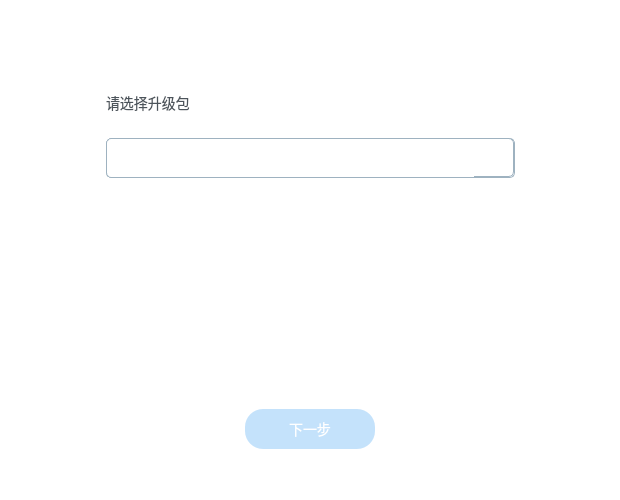
<?xml version="1.0" encoding="UTF-8"?>
<ui version="4.0">
 <class>Mainwindow</class>
 <widget class="QWidget" name="Mainwindow">
  <property name="geometry">
   <rect>
    <x>0</x>
    <y>0</y>
    <width>620</width>
    <height>500</height>
   </rect>
  </property>
  <property name="minimumSize">
   <size>
    <width>400</width>
    <height>300</height>
   </size>
  </property>
  <property name="maximumSize">
   <size>
    <width>622</width>
    <height>502</height>
   </size>
  </property>
  <property name="windowTitle">
   <string>系统恢复</string>
  </property>
  <property name="windowIcon">
   <iconset resource="icon.qrc">
    <normaloff>:/icon/ic_title.png</normaloff>:/icon/ic_title.png</iconset>
  </property>
  <property name="styleSheet">
   <string notr="true">background-color: rgb(255, 255, 255);</string>
  </property>
  <layout class="QVBoxLayout" name="verticalLayout">
   <property name="spacing">
    <number>0</number>
   </property>
   <property name="leftMargin">
    <number>1</number>
   </property>
   <property name="topMargin">
    <number>1</number>
   </property>
   <property name="rightMargin">
    <number>1</number>
   </property>
   <property name="bottomMargin">
    <number>1</number>
   </property>
   <item>
    <layout class="QHBoxLayout" name="horizontalLayout_2"/>
   </item>
   <item>
    <widget class="QStackedWidget" name="stackedWidget">
     <property name="enabled">
      <bool>true</bool>
     </property>
     <property name="currentIndex">
      <number>1</number>
     </property>
     <widget class="QWidget" name="pageEnter">
      <property name="styleSheet">
       <string notr="true">QWidget#pageEnter
{
	    background:#FFFFFF;
}</string>
      </property>
      <layout class="QVBoxLayout" name="verticalLayout_7">
       <property name="spacing">
        <number>25</number>
       </property>
       <property name="leftMargin">
        <number>50</number>
       </property>
       <property name="topMargin">
        <number>50</number>
       </property>
       <property name="rightMargin">
        <number>50</number>
       </property>
       <property name="bottomMargin">
        <number>50</number>
       </property>
       <item>
        <widget class="QLabel" name="label_2">
         <property name="minimumSize">
          <size>
           <width>100</width>
           <height>20</height>
          </size>
         </property>
         <property name="styleSheet">
          <string notr="true">font-family: SourceHanSansCN-Medium;
font-size: 16px;
color: #4C545B;
font-weight:500;</string>
         </property>
         <property name="text">
          <string>系统升级</string>
         </property>
        </widget>
       </item>
       <item>
        <layout class="QHBoxLayout" name="horizontalLayout_3">
         <property name="spacing">
          <number>10</number>
         </property>
         <item>
          <layout class="QVBoxLayout" name="verticalLayout_2">
           <property name="topMargin">
            <number>10</number>
           </property>
           <item>
            <widget class="QLabel" name="label_4">
             <property name="enabled">
              <bool>true</bool>
             </property>
             <property name="minimumSize">
              <size>
               <width>20</width>
               <height>20</height>
              </size>
             </property>
             <property name="maximumSize">
              <size>
               <width>20</width>
               <height>20</height>
              </size>
             </property>
             <property name="text">
              <string/>
             </property>
             <property name="pixmap">
              <pixmap resource="icon.qrc">:/icon/ic_warning_yellow.png</pixmap>
             </property>
            </widget>
           </item>
           <item>
            <spacer name="verticalSpacer_5">
             <property name="orientation">
              <enum>Qt::Vertical</enum>
             </property>
             <property name="sizeType">
              <enum>QSizePolicy::Expanding</enum>
             </property>
             <property name="sizeHint" stdset="0">
              <size>
               <width>0</width>
               <height>0</height>
              </size>
             </property>
            </spacer>
           </item>
          </layout>
         </item>
         <item>
          <layout class="QVBoxLayout" name="verticalLayout_6">
           <property name="spacing">
            <number>0</number>
           </property>
           <item>
            <widget class="QLabel" name="label_3">
             <property name="minimumSize">
              <size>
               <width>487</width>
               <height>50</height>
              </size>
             </property>
             <property name="styleSheet">
              <string notr="true">font-family: SourceHanSansCN-Normal;
font-size: 14px;
color: #4C545B;
line-height: 30px;</string>
             </property>
             <property name="lineWidth">
              <number>30</number>
             </property>
             <property name="midLineWidth">
              <number>30</number>
             </property>
             <property name="text">
              <string>&lt;html&gt;&lt;head/&gt;&lt;body&gt;&lt;p style='line-height:30px'&gt;注：恢复系统会清空数据，请把需要保存的数据手动复制到userdata目录下进行手动保存。&lt;/p&gt;&lt;/body&gt;&lt;/html&gt;</string>
             </property>
             <property name="textFormat">
              <enum>Qt::RichText</enum>
             </property>
             <property name="alignment">
              <set>Qt::AlignLeading|Qt::AlignLeft|Qt::AlignTop</set>
             </property>
             <property name="wordWrap">
              <bool>true</bool>
             </property>
            </widget>
           </item>
           <item>
            <spacer name="verticalSpacer_6">
             <property name="orientation">
              <enum>Qt::Vertical</enum>
             </property>
             <property name="sizeHint" stdset="0">
              <size>
               <width>20</width>
               <height>0</height>
              </size>
             </property>
            </spacer>
           </item>
          </layout>
         </item>
        </layout>
       </item>
       <item>
        <spacer name="verticalSpacer">
         <property name="orientation">
          <enum>Qt::Vertical</enum>
         </property>
         <property name="sizeHint" stdset="0">
          <size>
           <width>20</width>
           <height>40</height>
          </size>
         </property>
        </spacer>
       </item>
       <item>
        <layout class="QHBoxLayout" name="horizontalLayout_4">
         <item>
          <spacer name="horizontalSpacer">
           <property name="orientation">
            <enum>Qt::Horizontal</enum>
           </property>
           <property name="sizeHint" stdset="0">
            <size>
             <width>40</width>
             <height>20</height>
            </size>
           </property>
          </spacer>
         </item>
         <item>
          <widget class="QPushButton" name="pbEnter">
           <property name="enabled">
            <bool>true</bool>
           </property>
           <property name="minimumSize">
            <size>
             <width>120</width>
             <height>36</height>
            </size>
           </property>
           <property name="maximumSize">
            <size>
             <width>120</width>
             <height>36</height>
            </size>
           </property>
           <property name="styleSheet">
            <string notr="true">background: #389FF1;
border-radius: 18px;
border-radius: 18px;
font-family: SourceHanSansCN-Normal;
font-size: 14px;
color: #FFFFFF;
text-align: center;</string>
           </property>
           <property name="text">
            <string>开始升级</string>
           </property>
          </widget>
         </item>
         <item>
          <spacer name="horizontalSpacer_2">
           <property name="orientation">
            <enum>Qt::Horizontal</enum>
           </property>
           <property name="sizeHint" stdset="0">
            <size>
             <width>40</width>
             <height>20</height>
            </size>
           </property>
          </spacer>
         </item>
        </layout>
       </item>
      </layout>
     </widget>
     <widget class="QWidget" name="pageImport">
      <property name="styleSheet">
       <string notr="true">QWidget#pageImport
{
	    background:#FFFFFF;
}</string>
      </property>
      <layout class="QVBoxLayout" name="verticalLayout_3">
       <property name="spacing">
        <number>25</number>
       </property>
       <property name="leftMargin">
        <number>105</number>
       </property>
       <property name="topMargin">
        <number>92</number>
       </property>
       <property name="rightMargin">
        <number>105</number>
       </property>
       <property name="bottomMargin">
        <number>50</number>
       </property>
       <item>
        <layout class="QHBoxLayout" name="horizontalLayout">
         <item alignment="Qt::AlignLeft">
          <widget class="QLabel" name="labelOtaTar">
           <property name="minimumSize">
            <size>
             <width>240</width>
             <height>20</height>
            </size>
           </property>
           <property name="maximumSize">
            <size>
             <width>240</width>
             <height>20</height>
            </size>
           </property>
           <property name="styleSheet">
            <string notr="true">font-family: SourceHanSansCN-Normal;
font-size: 14px;
color: #4C545B;</string>
           </property>
           <property name="text">
            <string>请选择升级包</string>
           </property>
           <property name="alignment">
            <set>Qt::AlignLeading|Qt::AlignLeft|Qt::AlignVCenter</set>
           </property>
          </widget>
         </item>
         <item>
          <spacer name="horizontalSpacer_5">
           <property name="orientation">
            <enum>Qt::Horizontal</enum>
           </property>
           <property name="sizeHint" stdset="0">
            <size>
             <width>40</width>
             <height>20</height>
            </size>
           </property>
          </spacer>
         </item>
        </layout>
       </item>
       <item>
        <widget class="QWidget" name="widgetAdd" native="true">
         <property name="minimumSize">
          <size>
           <width>409</width>
           <height>40</height>
          </size>
         </property>
         <property name="maximumSize">
          <size>
           <width>408</width>
           <height>40</height>
          </size>
         </property>
         <property name="styleSheet">
          <string notr="true">QWidget#widgetAdd
{
    background-color:#FFFFFF;
    border: 1px solid #9EB2C0;
    border-radius: 5px;
}</string>
         </property>
         <layout class="QHBoxLayout" name="horizontalLayout_6">
          <property name="spacing">
           <number>0</number>
          </property>
          <property name="leftMargin">
           <number>0</number>
          </property>
          <property name="topMargin">
           <number>0</number>
          </property>
          <property name="rightMargin">
           <number>0</number>
          </property>
          <property name="bottomMargin">
           <number>0</number>
          </property>
          <item>
           <widget class="QLineEdit" name="lEOtaPath">
            <property name="enabled">
             <bool>false</bool>
            </property>
            <property name="minimumSize">
             <size>
              <width>368</width>
              <height>40</height>
             </size>
            </property>
            <property name="maximumSize">
             <size>
              <width>368</width>
              <height>40</height>
             </size>
            </property>
            <property name="styleSheet">
             <string notr="true">    background-color:#ffffff;
    color: #4C545B;
    font: 14px;
    border-top: 1px solid #9EB2C0;
    border-bottom: 1px solid #9EB2C0;
    border-left: 1px solid #9EB2C0;
    border-top-left-radius: 5px;
    border-bottom-left-radius: 5px;</string>
            </property>
            <property name="text">
             <string/>
            </property>
           </widget>
          </item>
          <item>
           <widget class="QPushButton" name="pBImport">
            <property name="enabled">
             <bool>true</bool>
            </property>
            <property name="sizePolicy">
             <sizepolicy hsizetype="Minimum" vsizetype="Minimum">
              <horstretch>0</horstretch>
              <verstretch>0</verstretch>
             </sizepolicy>
            </property>
            <property name="minimumSize">
             <size>
              <width>40</width>
              <height>39</height>
             </size>
            </property>
            <property name="maximumSize">
             <size>
              <width>40</width>
              <height>39</height>
             </size>
            </property>
            <property name="acceptDrops">
             <bool>false</bool>
            </property>
            <property name="styleSheet">
             <string notr="true">    border-image: url(:/icon/ic_add.png);
    border-top-right-radius: 5px;
    border-bottom-right-radius: 5px;
    border-right: 1px solid #9EB2C0;
    border-top: 1px solid #9EB2C0;
    border-bottom: 1px solid #9EB2C0;</string>
            </property>
            <property name="text">
             <string/>
            </property>
            <property name="checkable">
             <bool>false</bool>
            </property>
            <property name="autoDefault">
             <bool>false</bool>
            </property>
            <property name="default">
             <bool>false</bool>
            </property>
           </widget>
          </item>
         </layout>
        </widget>
       </item>
       <item>
        <spacer name="verticalSpacer_2">
         <property name="orientation">
          <enum>Qt::Vertical</enum>
         </property>
         <property name="sizeHint" stdset="0">
          <size>
           <width>20</width>
           <height>40</height>
          </size>
         </property>
        </spacer>
       </item>
       <item>
        <layout class="QHBoxLayout" name="horizontalLayout_5">
         <item>
          <spacer name="horizontalSpacer_3">
           <property name="orientation">
            <enum>Qt::Horizontal</enum>
           </property>
           <property name="sizeHint" stdset="0">
            <size>
             <width>40</width>
             <height>20</height>
            </size>
           </property>
          </spacer>
         </item>
         <item>
          <widget class="QPushButton" name="pBNext">
           <property name="enabled">
            <bool>false</bool>
           </property>
           <property name="minimumSize">
            <size>
             <width>130</width>
             <height>40</height>
            </size>
           </property>
           <property name="maximumSize">
            <size>
             <width>130</width>
             <height>40</height>
            </size>
           </property>
           <property name="styleSheet">
            <string notr="true">QPushButton#pBNext
{
background: #389FF1;
border-radius: 18px;
border-radius: 18px;
font-family: SourceHanSansCN-Normal;
font-size: 14px;
color: #FFFFFF;
}
QPushButton#pBNext:!enabled
{
background: rgba(56,159,241,0.3);
border-radius: 18px;
border-radius: 18px;
font-family: SourceHanSansCN-Normal;
font-size: 14px;
color: #FFFFFF;
}
</string>
           </property>
           <property name="text">
            <string>下一步</string>
           </property>
          </widget>
         </item>
         <item>
          <spacer name="horizontalSpacer_4">
           <property name="orientation">
            <enum>Qt::Horizontal</enum>
           </property>
           <property name="sizeHint" stdset="0">
            <size>
             <width>40</width>
             <height>20</height>
            </size>
           </property>
          </spacer>
         </item>
        </layout>
       </item>
      </layout>
      <zorder>widgetAdd</zorder>
      <zorder>verticalSpacer_2</zorder>
     </widget>
     <widget class="QWidget" name="pageImporting">
      <property name="styleSheet">
       <string notr="true">QWidget#pageImporting
{
	    background:#FFFFFF;
}</string>
      </property>
      <layout class="QVBoxLayout" name="verticalLayout_4">
       <property name="spacing">
        <number>50</number>
       </property>
       <property name="leftMargin">
        <number>0</number>
       </property>
       <property name="topMargin">
        <number>92</number>
       </property>
       <property name="rightMargin">
        <number>0</number>
       </property>
       <property name="bottomMargin">
        <number>50</number>
       </property>
       <item>
        <layout class="QHBoxLayout" name="horizontalLayout_9">
         <item>
          <spacer name="horizontalSpacer_10">
           <property name="orientation">
            <enum>Qt::Horizontal</enum>
           </property>
           <property name="sizeHint" stdset="0">
            <size>
             <width>40</width>
             <height>20</height>
            </size>
           </property>
          </spacer>
         </item>
         <item>
          <widget class="QLabel" name="lb_checkPack">
           <property name="styleSheet">
            <string notr="true">font-family: SourceHanSansCN-Normal;
font-size: 14px;
color: #4C545B;</string>
           </property>
           <property name="text">
            <string>正在校验升级包，大概需要5-10分钟时间，请耐心等待......</string>
           </property>
           <property name="alignment">
            <set>Qt::AlignCenter</set>
           </property>
          </widget>
         </item>
         <item>
          <spacer name="horizontalSpacer_11">
           <property name="orientation">
            <enum>Qt::Horizontal</enum>
           </property>
           <property name="sizeHint" stdset="0">
            <size>
             <width>40</width>
             <height>20</height>
            </size>
           </property>
          </spacer>
         </item>
        </layout>
       </item>
       <item>
        <layout class="QHBoxLayout" name="horizontalLayout_8">
         <item>
          <spacer name="horizontalSpacer_8">
           <property name="orientation">
            <enum>Qt::Horizontal</enum>
           </property>
           <property name="sizeHint" stdset="0">
            <size>
             <width>40</width>
             <height>20</height>
            </size>
           </property>
          </spacer>
         </item>
         <item>
          <widget class="QLabel" name="labelGif">
           <property name="text">
            <string/>
           </property>
           <property name="pixmap">
            <pixmap>icon/loading.gif</pixmap>
           </property>
          </widget>
         </item>
         <item>
          <spacer name="horizontalSpacer_9">
           <property name="orientation">
            <enum>Qt::Horizontal</enum>
           </property>
           <property name="sizeHint" stdset="0">
            <size>
             <width>40</width>
             <height>20</height>
            </size>
           </property>
          </spacer>
         </item>
        </layout>
       </item>
       <item>
        <spacer name="verticalSpacer_3">
         <property name="orientation">
          <enum>Qt::Vertical</enum>
         </property>
         <property name="sizeHint" stdset="0">
          <size>
           <width>20</width>
           <height>85</height>
          </size>
         </property>
        </spacer>
       </item>
       <item>
        <layout class="QHBoxLayout" name="horizontalLayout_7">
         <item>
          <spacer name="horizontalSpacer_6">
           <property name="orientation">
            <enum>Qt::Horizontal</enum>
           </property>
           <property name="sizeHint" stdset="0">
            <size>
             <width>40</width>
             <height>20</height>
            </size>
           </property>
          </spacer>
         </item>
         <item>
          <widget class="QPushButton" name="pBEnterUpdatePage">
           <property name="enabled">
            <bool>true</bool>
           </property>
           <property name="minimumSize">
            <size>
             <width>130</width>
             <height>40</height>
            </size>
           </property>
           <property name="maximumSize">
            <size>
             <width>130</width>
             <height>40</height>
            </size>
           </property>
           <property name="styleSheet">
            <string notr="true">background: #389FF1;
border-radius: 18px;
border-radius: 18px;
font-family: SourceHanSansCN-Normal;
font-size: 14px;
color: #FFFFFF;
text-align: center;</string>
           </property>
           <property name="text">
            <string>下一步</string>
           </property>
          </widget>
         </item>
         <item>
          <spacer name="horizontalSpacer_7">
           <property name="orientation">
            <enum>Qt::Horizontal</enum>
           </property>
           <property name="sizeHint" stdset="0">
            <size>
             <width>40</width>
             <height>20</height>
            </size>
           </property>
          </spacer>
         </item>
        </layout>
       </item>
      </layout>
     </widget>
     <widget class="QWidget" name="pageUpgrade">
      <property name="styleSheet">
       <string notr="true">QWidget#pageUpgrade
{
	    background:#FFFFFF;
}</string>
      </property>
      <layout class="QVBoxLayout" name="verticalLayout_10">
       <property name="spacing">
        <number>37</number>
       </property>
       <property name="leftMargin">
        <number>50</number>
       </property>
       <property name="topMargin">
        <number>50</number>
       </property>
       <property name="rightMargin">
        <number>50</number>
       </property>
       <property name="bottomMargin">
        <number>50</number>
       </property>
       <item>
        <widget class="QLabel" name="label_tips_time">
         <property name="minimumSize">
          <size>
           <width>500</width>
           <height>20</height>
          </size>
         </property>
         <property name="maximumSize">
          <size>
           <width>500</width>
           <height>20</height>
          </size>
         </property>
         <property name="styleSheet">
          <string notr="true">font-family: SourceHanSansCN-Normal;
font-size: 14px;
color: #4C545B;</string>
         </property>
         <property name="text">
          <string> 设备将会重启进行升级，预计需要45分钟。</string>
         </property>
        </widget>
       </item>
       <item>
        <layout class="QHBoxLayout" name="horizontalLayout_11" stretch="0,0">
         <property name="spacing">
          <number>10</number>
         </property>
         <item>
          <layout class="QVBoxLayout" name="verticalLayout_5">
           <property name="topMargin">
            <number>2</number>
           </property>
           <item>
            <widget class="QLabel" name="label_8">
             <property name="minimumSize">
              <size>
               <width>20</width>
               <height>20</height>
              </size>
             </property>
             <property name="maximumSize">
              <size>
               <width>20</width>
               <height>20</height>
              </size>
             </property>
             <property name="text">
              <string/>
             </property>
             <property name="pixmap">
              <pixmap resource="icon.qrc">:/icon/ic_warning_yellow.png</pixmap>
             </property>
            </widget>
           </item>
           <item>
            <spacer name="verticalSpacer_8">
             <property name="orientation">
              <enum>Qt::Vertical</enum>
             </property>
             <property name="sizeType">
              <enum>QSizePolicy::Expanding</enum>
             </property>
             <property name="sizeHint" stdset="0">
              <size>
               <width>0</width>
               <height>0</height>
              </size>
             </property>
            </spacer>
           </item>
          </layout>
         </item>
         <item>
          <layout class="QVBoxLayout" name="verticalLayout_9">
           <item>
            <widget class="QLabel" name="label_6">
             <property name="minimumSize">
              <size>
               <width>487</width>
               <height>50</height>
              </size>
             </property>
             <property name="maximumSize">
              <size>
               <width>487</width>
               <height>50</height>
              </size>
             </property>
             <property name="styleSheet">
              <string notr="true">font-family: SourceHanSansCN-Normal;
font-size: 14px;
color: #4C545B;
line-height: 30px;</string>
             </property>
             <property name="text">
              <string>注：在升级过程中强制断电重启，需完成升级才能进入系统。</string>
             </property>
             <property name="alignment">
              <set>Qt::AlignLeading|Qt::AlignLeft|Qt::AlignTop</set>
             </property>
             <property name="wordWrap">
              <bool>true</bool>
             </property>
            </widget>
           </item>
           <item>
            <spacer name="verticalSpacer_9">
             <property name="orientation">
              <enum>Qt::Vertical</enum>
             </property>
             <property name="sizeHint" stdset="0">
              <size>
               <width>20</width>
               <height>40</height>
              </size>
             </property>
            </spacer>
           </item>
          </layout>
         </item>
        </layout>
       </item>
       <item>
        <spacer name="verticalSpacer_4">
         <property name="orientation">
          <enum>Qt::Vertical</enum>
         </property>
         <property name="sizeHint" stdset="0">
          <size>
           <width>20</width>
           <height>207</height>
          </size>
         </property>
        </spacer>
       </item>
       <item>
        <layout class="QHBoxLayout" name="horizontalLayout_10">
         <item>
          <spacer name="horizontalSpacer_12">
           <property name="orientation">
            <enum>Qt::Horizontal</enum>
           </property>
           <property name="sizeHint" stdset="0">
            <size>
             <width>40</width>
             <height>20</height>
            </size>
           </property>
          </spacer>
         </item>
         <item>
          <widget class="QPushButton" name="pbUpgrade">
           <property name="minimumSize">
            <size>
             <width>120</width>
             <height>36</height>
            </size>
           </property>
           <property name="maximumSize">
            <size>
             <width>120</width>
             <height>36</height>
            </size>
           </property>
           <property name="styleSheet">
            <string notr="true">background: #389FF1;
border-radius: 18px;
border-radius: 18px;
font-family: SourceHanSansCN-Normal;
font-size: 14px;
color: #FFFFFF;
text-align: center;</string>
           </property>
           <property name="text">
            <string>开始升级</string>
           </property>
          </widget>
         </item>
         <item>
          <spacer name="horizontalSpacer_13">
           <property name="orientation">
            <enum>Qt::Horizontal</enum>
           </property>
           <property name="sizeHint" stdset="0">
            <size>
             <width>40</width>
             <height>20</height>
            </size>
           </property>
          </spacer>
         </item>
        </layout>
       </item>
      </layout>
     </widget>
    </widget>
   </item>
  </layout>
 </widget>
 <layoutdefault spacing="6" margin="11"/>
 <resources>
  <include location="icon.qrc"/>
 </resources>
 <connections/>
</ui>
